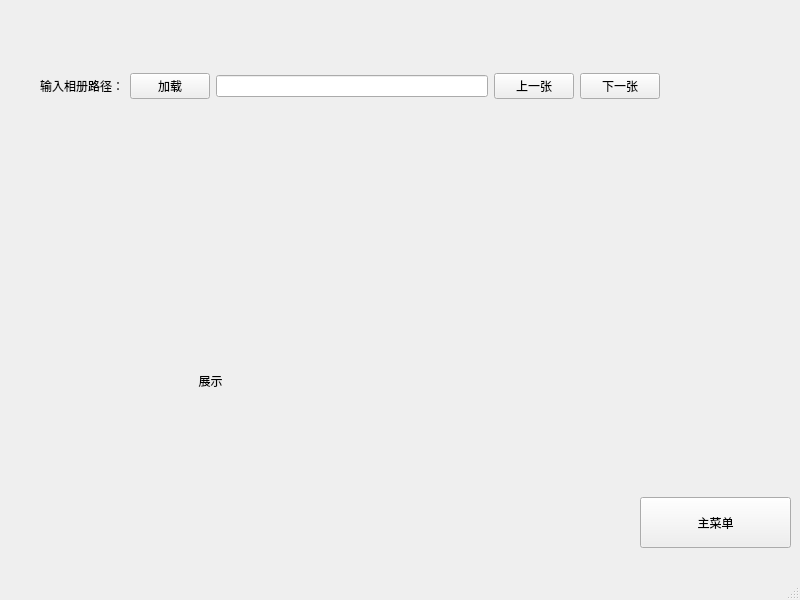
<?xml version="1.0" encoding="UTF-8"?>
<ui version="4.0">
 <class>MainWindow</class>
 <widget class="QMainWindow" name="MainWindow">
  <property name="geometry">
   <rect>
    <x>0</x>
    <y>0</y>
    <width>800</width>
    <height>600</height>
   </rect>
  </property>
  <property name="windowTitle">
   <string>MainWindow</string>
  </property>
  <widget class="QWidget" name="centralwidget">
   <widget class="QLabel" name="showPhoto_label">
    <property name="geometry">
     <rect>
      <x>40</x>
      <y>220</y>
      <width>341</width>
      <height>321</height>
     </rect>
    </property>
    <property name="styleSheet">
     <string notr="true">rgb:(85, 255, 255);</string>
    </property>
    <property name="text">
     <string>展示</string>
    </property>
    <property name="alignment">
     <set>Qt::AlignCenter</set>
    </property>
   </widget>
   <widget class="QPushButton" name="returnbotton">
    <property name="geometry">
     <rect>
      <x>640</x>
      <y>497</y>
      <width>151</width>
      <height>51</height>
     </rect>
    </property>
    <property name="styleSheet">
     <string notr="true">font: 16pt &quot;Microsoft YaHei UI&quot;;
font: 9pt &quot;Microsoft YaHei UI&quot;;</string>
    </property>
    <property name="text">
     <string>主菜单</string>
    </property>
   </widget>
   <widget class="QWidget" name="">
    <property name="geometry">
     <rect>
      <x>40</x>
      <y>70</y>
      <width>620</width>
      <height>32</height>
     </rect>
    </property>
    <layout class="QHBoxLayout" name="horizontalLayout_3">
     <item>
      <layout class="QHBoxLayout" name="horizontalLayout">
       <item>
        <widget class="QLabel" name="label">
         <property name="text">
          <string>&lt;html&gt;&lt;head/&gt;&lt;body&gt;&lt;p&gt;输入相册路径：&lt;/p&gt;&lt;/body&gt;&lt;/html&gt;</string>
         </property>
         <property name="alignment">
          <set>Qt::AlignCenter</set>
         </property>
        </widget>
       </item>
       <item>
        <widget class="QPushButton" name="loadbotton">
         <property name="styleSheet">
          <string notr="true">rgb:(85, 0, 255)；
font: 700 9pt &quot;Microsoft YaHei UI&quot;;</string>
         </property>
         <property name="text">
          <string>加载</string>
         </property>
        </widget>
       </item>
       <item>
        <widget class="QLineEdit" name="photopath_lineEdit"/>
       </item>
      </layout>
     </item>
     <item>
      <layout class="QHBoxLayout" name="horizontalLayout_2">
       <item>
        <widget class="QPushButton" name="btn_prev">
         <property name="styleSheet">
          <string notr="true">rgb:(85, 0, 255)；</string>
         </property>
         <property name="text">
          <string>上一张</string>
         </property>
        </widget>
       </item>
       <item>
        <widget class="QPushButton" name="btn_next">
         <property name="styleSheet">
          <string notr="true">rgb:(85, 0, 255)；</string>
         </property>
         <property name="text">
          <string>下一张</string>
         </property>
        </widget>
       </item>
      </layout>
     </item>
    </layout>
   </widget>
  </widget>
  <widget class="QMenuBar" name="menubar">
   <property name="geometry">
    <rect>
     <x>0</x>
     <y>0</y>
     <width>800</width>
     <height>25</height>
    </rect>
   </property>
  </widget>
  <widget class="QStatusBar" name="statusbar"/>
 </widget>
 <resources/>
 <connections/>
</ui>
